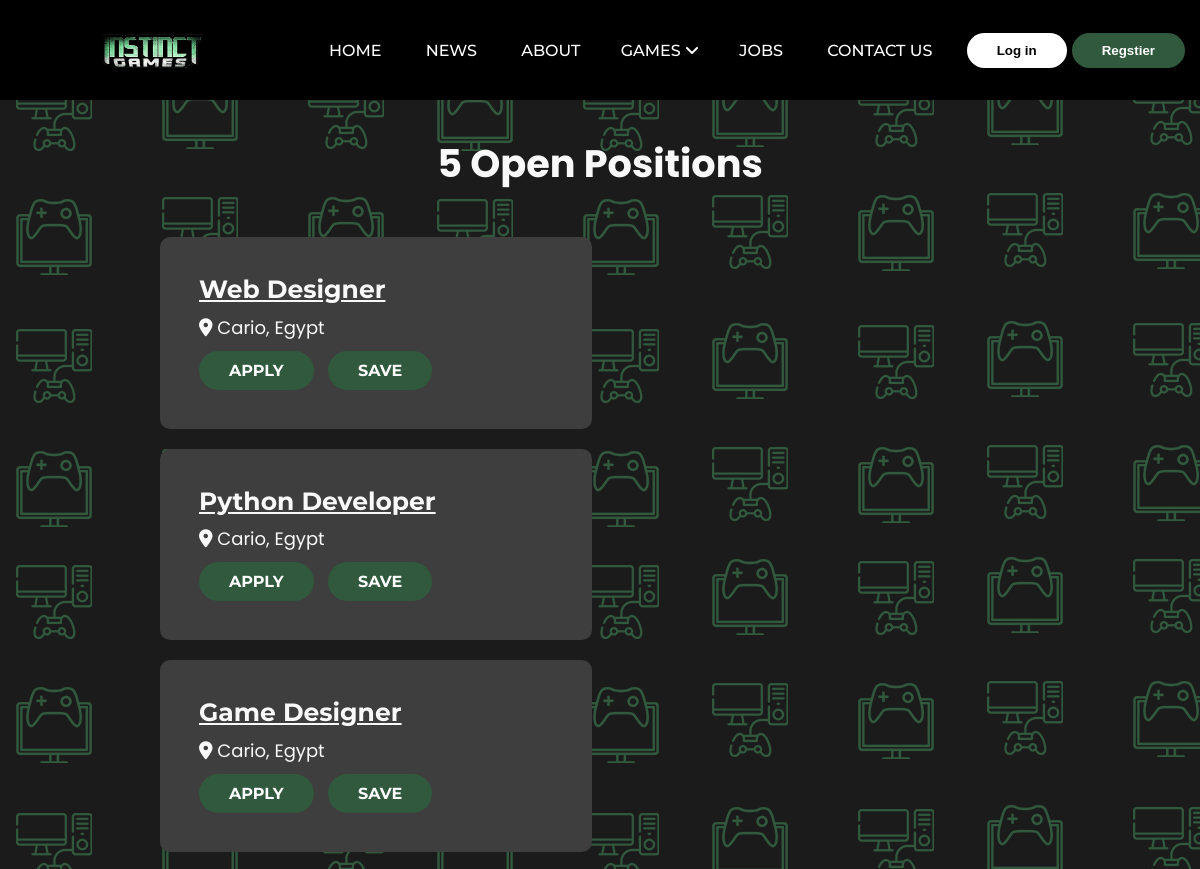
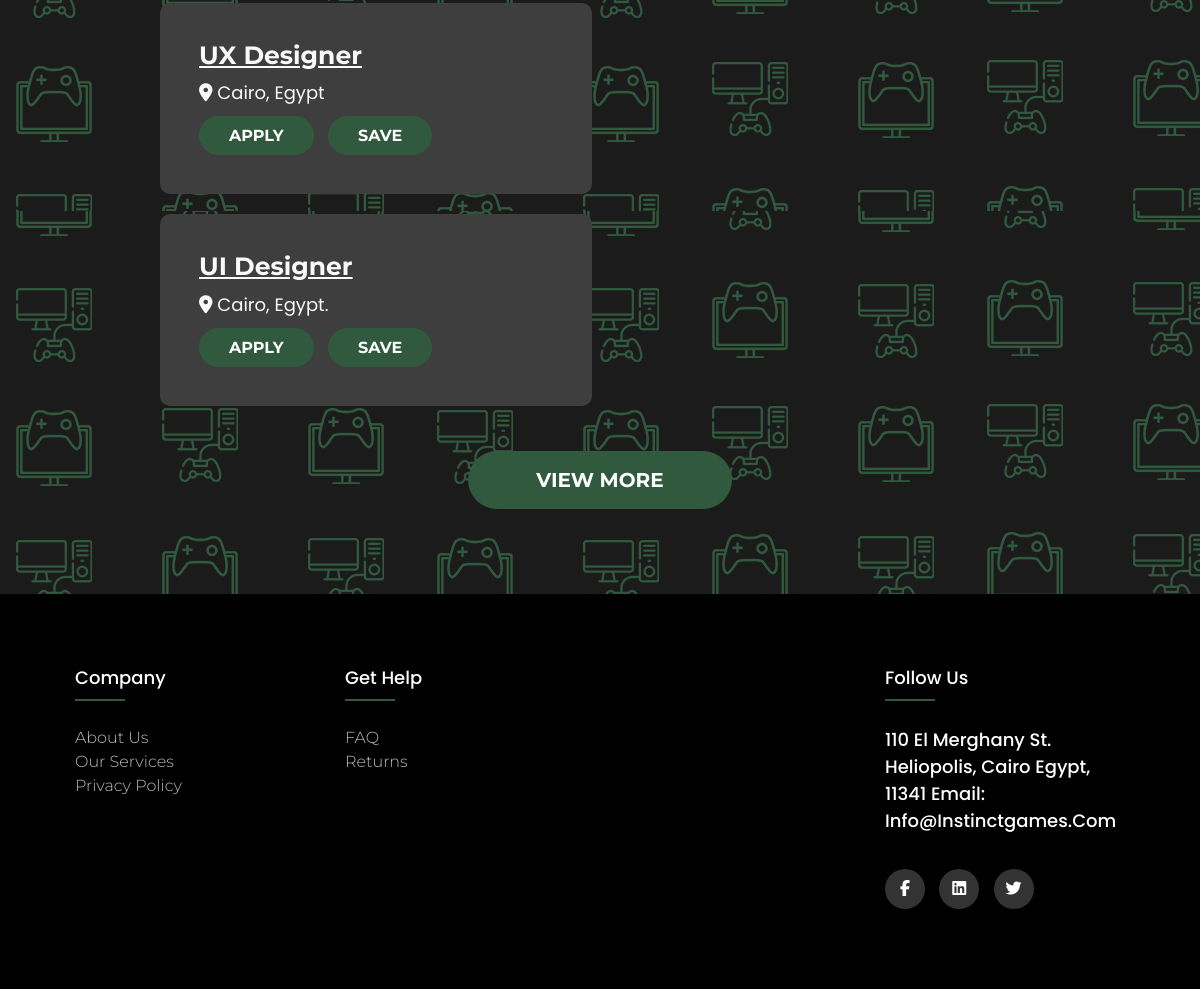
/Jobs.php, run on the app's committed database (2 pictures, top to bottom).
### tables this page shows
CREATE TABLE `roles` (
  `id` int(11) UNSIGNED NOT NULL,
  `job` varchar(128) NOT NULL,
  `location` varchar(128) NOT NULL
);

### Jobs.php (the view, shortened to what this page needs)
<?php
$servername = "localhost";
$username = "root";
$password = "";
$dbname = "instinct_games";
$conn = mysqli_connect($servername,$username,$password,$dbname);
$count = "SELECT count(id) AS cnt FROM roles";
$rowCount = mysqli_query($conn,$count);
$Countt = mysqli_fetch_assoc($rowCount);
$sqll = "SELECT * FROM roles";
$resultt = mysqli_query($conn,$sqll);
?>
<!DOCTYPE html>
<html lang="en">
<head>
    <link rel="stylesheet" href="layouts/css/style.css">
</head>
<body style="background-image: url('layouts/img/BG.png');">
<?php
include("includes/nav.php");
    ?>
<h3 style="font-weight: bold; color: #F9F9F9; font-size:38.25px;text-align: center; margin:35px; ">
    <span><?php echo $Countt['cnt']; ?> Open Positions</span>
</h3>
<div class="jcontainer">
    <div class="jrow">
        <?php
        while($row = mysqli_fetch_assoc($resultt)) {
        ?>
        <div class="jcards">
            <h3><a href="job descr.php"><?php echo $row['job']; ?></a></h3>
            <p> <i class="fas fa-map-marker-alt"></i> <?php echo $row['location']; ?></p>
            <a href="jobApply.php?id=<?php echo $row['id']; ?>&user=<?php echo $user_id; ?>"><button class="jbutton">APPLY</button></a>
            <button class="jbutton">SAVE</button>
        </div>
        <?php
        }
        ?>
    </div>
</div>
<div class="view-more-container">
    <button class="view-more-button">VIEW MORE</button>
</div>
<?php include("includes/footer.php");
    ?>
</body>
</html>

### includes/nav.php (shortened to what this page needs)
<head>
</head>
    <header>
        <div class="logo">
        <a href="index.php">
            <img class="" src="images/Bakaar.png" alt="logo">
            </a>
        </div>
        <nav>
            <ul class="nav_links">
                <li><a href="index.php">HOME</a></li>
                <li><a href="news.php">NEWS</a></li>
                <li><a href="Aboutus.php">ABOUT</a></li>
                <div class="dropdown-menu">
               <button class="menu-btn">GAMES <i class="fas fa-angle-down"></i></button>
</div>
                <li><a href="Jobs.php">JOBS</a></li>
                <li><a href="Contact Us.php">CONTACT US</a></li>
            </ul>
        </nav>
        <?php
         if(empty($_SESSION['user_id'])) {
            print '
            <a href="signin.php"><input type="submit" class="button" value="Log in" name="submit"></a>
            <a href="signup.php"><input type="submit" class="Register-button" value="Regstier" name="submit"></a>
            ';
         }
        ?>
    </header>
    </html>

### includes/footer.php (shortened to what this page needs)
<footer>
	<div class="foter">
		<div class="footer_row">
			<div class="footer_col">
				<h4>Company</h4>
				<ul>
					<li><a href="Aboutus.php">about us</a></li>
					<li><a href="#">our services</a></li>
					<li><a href="#">privacy policy</a></li>
				</ul>
			</div>
			<div class="footer_col">
				<h4>Get help</h4>
				<ul>
					<li><a href="#">FAQ</a></li>
					<li><a href="index.php">returns</a></li>
				</ul>
			</div>
			<div class="footer_col">
			</div>
			<div class="footer_col">
				<h4>follow us</h4>
          <h5>
            110 El Merghany St.
            Heliopolis, Cairo
            Egypt, 11341
            Email: info@instinctgames.com
          </h5>
				<div class="social_links">
					<a href="https://www.facebook.com/InstinctGames/"><i class="fab fa-facebook-f"></i></a>
					<a href="https://www.linkedin.com/company/instinct-games"><i class="fab fa-linkedin"></i></a>
					<a href="https://twitter.com/instinctgames"><i class="fab fa-twitter"></i></a>
				</div>
			</div>
		</div>
	</div>
</footer>

### layouts/css/style.css (style rules this page uses)
* { margin: 0; padding: 0; box-sizing: border-box; }
body { background-color: #1b1b1b; color: white; box-sizing: border-box; }
li,a,button { font-family: "Montserrat",sans-serif; font-weight: 500; font-size: 16px; color: white; text-decoration: none; }
header { display: flex; justify-content: space-between; align-items: center; padding: 30px 10px; height: 100px; background-color: black; }
.logo { cursor:pointer; width: 300px; height: 100%; text-align: center; }
.logo img { width: 100px; height: 100%; }
nav { width:60%; margin: 0 auto; text-align: center; }
.nav_links { list-style: none; }
.nav_links li { display: inline-block; padding: 0px 20px; }
.nav_links li a { transition: all 0.3s ease 0s; }
.button { padding:10px 30px; background-color: white; color: black; border: none; border-radius: 30px; cursor:pointer ; font-weight: bold; transition: all 0.3s ease 0s; }
.Register-button { padding:10px 30px; border-radius: 30px; margin: 5px; border:none; color:white; font-weight: bold; background-color: #30593D; cursor:pointer; }
.jcontainer { width:75%; margin-left: auto; margin-right: auto; }
.jrow { display:flex; flex-wrap: wrap; justify-content: space-between; width:100%; }
.jcards { background-color:#3e3e3e; border-radius:10px; border:none; width: 48%; margin: 10px; padding: 34px; }
.jcards h3 a { font-weight: bold; font-size:25px; margin:5px; text-decoration: underline; color: #F9F9F9; }
.jcards p { margin: 5px; font-size:18px; color: #F9F9F9; }
.jcards .jbutton { padding:10px 30px; border-radius: 30px; margin: 5px; border:none; color:white; font-weight: bold; background-color: #30593D; }
.view-more-container { display: flex; justify-content:center; text-align: center; }
.view-more-button { font-weight: bold; font-size: 20px; padding:17px 68px; border-radius: 30px; border: none; text-align: center; color: white; background-color: #30593D; margin:35px; }

### includes/nav.php (style rules this page uses)
.menu-btn { background-color: #000; color: white; padding: 16px; font-family: "Montserrat",sans-serif;; border: none; }
.dropdown-menu { position: relative; display: inline-block; }

### includes/footer.php (style rules this page uses)
* { margin: 0; padding: 0; box-sizing: border-box; }
body { line-height: 1.5; font-family: 'Poppins', sans-serif; }
footer { left:0px; bottom:0px; flex-shrink: 0; width: 100%; background-color: black; padding: 70px 0; margin-top: 50px; }
.foter { width: 90%; margin: auto; }
.footer_row { display: flex; flex-wrap: wrap; }
.footer_col { width: 25%; padding: 0 15px; }
.footer_col ul { list-style: none; }
.footer_col h4 { font-size: 18px; color: #ffffff; text-transform: capitalize; margin-bottom: 35px; font-weight: 500; position: relative; }
.footer_col h5 { font-size: 18px; color: #ffffff; text-transform: capitalize; margin-bottom: 35px; font-weight: 500; position: relative; }
.footer_col h4::before { content: ''; position: absolute; left: 0; bottom: -10px; background-color: #30593D; height: 2px; box-sizing: border-box; width: 50px; }
.footer_col ul li a { font-size: 16px; text-transform: capitalize; color: #ffffff; text-decoration: none; font-weight: 300; color: #bbbbbb; display: block; transition: all 0.3s ease; }
.footer_col .social_links a { display: inline-block; height: 40px; width: 40px; background-color: rgba(255,255,255,0.2); margin: 0 10px 10px 0; text-align: center; line-height: 40px; border-radius: 50%; color: #ffffff; transition: all 0.5s ease; }

### data on the page
roles: job "Web Designer", location "Cario, Egypt"
roles: job "Python Developer", location "Cario, Egypt"
roles: job "Game Designer", location "Cario, Egypt"
roles: job "UX Designer", location "Cairo, Egypt"
roles: job "UI Designer", location "Cairo, Egypt."

### other printed values
$Countt['cnt'] "5"
